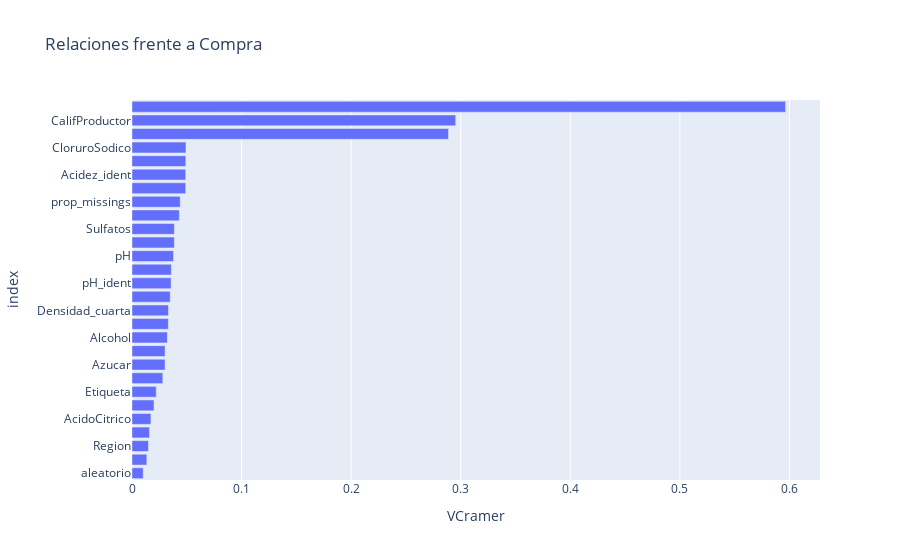

Notebook code cell kept with this figure:
### Code cell
# Generar input con tranformaciones
imput_transf = imputDep.join(transf_cramer)

# Aplicar la función al input completo contra la objetivo
tablaCramer = pd.DataFrame(imput_transf.apply(lambda x: cramers_v(x,varObjBin)),columns=['VCramer'])

# Obtener el gráfico de importancia de las variables frente a la objetivo continua según vcramer
import plotly.express as px
px.bar(tablaCramer,x=tablaCramer.VCramer,title='Relaciones frente a Compra').update_yaxes(categoryorder="total ascending").show()

### Figure 1 — Plotly figure (JSON) as saved in the notebook; plotly's stock layout.template omitted (floating-point values rounded to 4 significant figures)
{"data": [{"alignmentgroup": "True", "hovertemplate": "VCramer=%{x}<br>index=%{y}<extra></extra>", "legendgroup": "", "marker": {"color": "#636efa", "pattern": {"shape": ""}}, "name": "", "offsetgroup": "", "orientation": "h", "showlegend": false, "textposition": "auto", "type": "bar", "x": [0.04901, 0.01729, 0.0302, 0.04924, 0.01596, 0.03788, 0.03866, 0.03226, 0.2954, 0.02006, 0.02213, 0.5964, 0.01501, 0.04402, 0.01022, 0.01354, 0.04901, 0.03318, 0.0302, 0.0491, 0.03331, 0.03567, 0.03863, 0.03593, 0.2888, 0.0281, 0.04319, 0.03487], "xaxis": "x", "y": ["Acidez", "AcidoCitrico", "Azucar", "CloruroSodico", "Densidad", "pH", "Sulfatos", "Alcohol", "CalifProductor", "PrecioBotella", "Etiqueta", "Clasificacion", "Region", "prop_missings", "aleatorio", "aleatorio2", "Acidez_ident", "AcidoCitrico_raiz4", "Azucar_ident", "CloruroSodico_ident", "Densidad_cuarta", "pH_ident", "Sulfatos_ident", "Alcohol_raiz4", "CalifProductor_ident", "PrecioBotella_raiz4", "aleatorio_log", "aleatorio2_log"], "yaxis": "y"}], "layout": {"barmode": "relative", "legend": {"tracegroupgap": 0}, "title": {"text": "Relaciones frente a Compra"}, "xaxis": {"anchor": "y", "domain": [0, 1], "title": {"text": "VCramer"}}, "yaxis": {"anchor": "x", "categoryorder": "total ascending", "domain": [0, 1], "title": {"text": "index"}}}}
